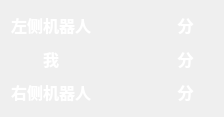
<?xml version="1.0" encoding="UTF-8"?>
<ui version="4.0">
 <class>ScorePanel</class>
 <widget class="QWidget" name="ScorePanel">
  <property name="geometry">
   <rect>
    <x>0</x>
    <y>0</y>
    <width>224</width>
    <height>117</height>
   </rect>
  </property>
  <property name="windowTitle">
   <string>Form</string>
  </property>
  <layout class="QGridLayout" name="gridLayout">
   <item row="3" column="2">
    <widget class="QLabel" name="score3">
     <property name="font">
      <font>
       <family>微软雅黑</family>
       <pointsize>12</pointsize>
       <weight>75</weight>
       <bold>true</bold>
      </font>
     </property>
     <property name="styleSheet">
      <string notr="true">color: rgb(255, 255, 255);</string>
     </property>
     <property name="text">
      <string>分</string>
     </property>
     <property name="alignment">
      <set>Qt::AlignCenter</set>
     </property>
    </widget>
   </item>
   <item row="2" column="2">
    <widget class="QLabel" name="score2">
     <property name="font">
      <font>
       <family>微软雅黑</family>
       <pointsize>12</pointsize>
       <weight>75</weight>
       <bold>true</bold>
      </font>
     </property>
     <property name="styleSheet">
      <string notr="true">color: rgb(255, 255, 255);</string>
     </property>
     <property name="text">
      <string>分</string>
     </property>
     <property name="alignment">
      <set>Qt::AlignCenter</set>
     </property>
    </widget>
   </item>
   <item row="0" column="2">
    <widget class="QLabel" name="score1">
     <property name="font">
      <font>
       <family>微软雅黑</family>
       <pointsize>12</pointsize>
       <weight>75</weight>
       <bold>true</bold>
      </font>
     </property>
     <property name="styleSheet">
      <string notr="true">color: rgb(255, 255, 255);</string>
     </property>
     <property name="text">
      <string>分</string>
     </property>
     <property name="alignment">
      <set>Qt::AlignCenter</set>
     </property>
    </widget>
   </item>
   <item row="2" column="1">
    <widget class="QLabel" name="meScore">
     <property name="font">
      <font>
       <family>微软雅黑</family>
       <pointsize>12</pointsize>
       <weight>75</weight>
       <bold>true</bold>
      </font>
     </property>
     <property name="styleSheet">
      <string notr="true">color: rgb(255, 255, 255);</string>
     </property>
     <property name="text">
      <string/>
     </property>
     <property name="alignment">
      <set>Qt::AlignCenter</set>
     </property>
    </widget>
   </item>
   <item row="3" column="1">
    <widget class="QLabel" name="rightScore">
     <property name="font">
      <font>
       <family>微软雅黑</family>
       <pointsize>12</pointsize>
       <weight>75</weight>
       <bold>true</bold>
      </font>
     </property>
     <property name="styleSheet">
      <string notr="true">color: rgb(255, 255, 255);</string>
     </property>
     <property name="text">
      <string/>
     </property>
     <property name="alignment">
      <set>Qt::AlignCenter</set>
     </property>
    </widget>
   </item>
   <item row="3" column="0">
    <widget class="QLabel" name="rightTitle">
     <property name="font">
      <font>
       <family>微软雅黑</family>
       <pointsize>12</pointsize>
       <weight>75</weight>
       <bold>true</bold>
      </font>
     </property>
     <property name="styleSheet">
      <string notr="true">color: rgb(255, 255, 255);</string>
     </property>
     <property name="text">
      <string>右侧机器人</string>
     </property>
     <property name="alignment">
      <set>Qt::AlignCenter</set>
     </property>
    </widget>
   </item>
   <item row="0" column="1">
    <widget class="QLabel" name="leftScore">
     <property name="font">
      <font>
       <family>微软雅黑</family>
       <pointsize>12</pointsize>
       <weight>75</weight>
       <bold>true</bold>
      </font>
     </property>
     <property name="styleSheet">
      <string notr="true">color: rgb(255, 255, 255);</string>
     </property>
     <property name="text">
      <string/>
     </property>
     <property name="alignment">
      <set>Qt::AlignCenter</set>
     </property>
    </widget>
   </item>
   <item row="0" column="0">
    <widget class="QLabel" name="leftTitle">
     <property name="font">
      <font>
       <family>微软雅黑</family>
       <pointsize>12</pointsize>
       <weight>75</weight>
       <bold>true</bold>
      </font>
     </property>
     <property name="styleSheet">
      <string notr="true">color: rgb(255, 255, 255);</string>
     </property>
     <property name="text">
      <string>左侧机器人</string>
     </property>
     <property name="alignment">
      <set>Qt::AlignCenter</set>
     </property>
    </widget>
   </item>
   <item row="2" column="0">
    <widget class="QLabel" name="meTitle">
     <property name="font">
      <font>
       <family>微软雅黑</family>
       <pointsize>12</pointsize>
       <weight>75</weight>
       <bold>true</bold>
      </font>
     </property>
     <property name="styleSheet">
      <string notr="true">color: rgb(255, 255, 255);</string>
     </property>
     <property name="text">
      <string>我</string>
     </property>
     <property name="alignment">
      <set>Qt::AlignCenter</set>
     </property>
    </widget>
   </item>
  </layout>
 </widget>
 <resources/>
 <connections/>
</ui>
